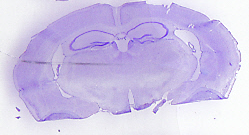
#> input picture raw_data/good sections/2.png, 249 x 135 px, found by its file name; its folder holds only this picture in this run
$ python image_segmentation.py
#> lines starting #> are read from the running program, lines starting #| are printed output that depends on the picture; after the words box and inside, x2 and y2 are one past the last pixel; in counts of white or black regions, pixels touching at a corner belong together
import cv2
import numpy as np
import matplotlib.pyplot as plt
import os
from PIL import Image

# Load the image
path = '/home/ioanna/Documents/Thesis/raw_data/good sections'

def segmentation(image_file):
    img = Image.open(image_file)
#> img is the input picture: PIL image 249x135 RGBA; mean R, G, B, A 206.1, 195.9, 231.1, 255
    img = np.array(img)

    # Convert to grayscale
    gray = cv2.cvtColor(img, cv2.COLOR_BGR2GRAY)
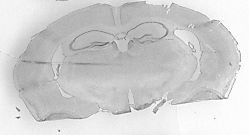
#> gray: shape (135, 249); min 73, max 255, mean 207.6
    # plt.imshow(gray)
    # plt.show()

    # Apply Canny edge detection
    edges = cv2.Canny(gray, 20, 200)
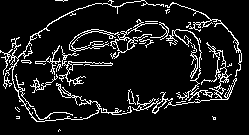
#> edges: shape (135, 249); 10.1% white in thin lines or dots
    # plt.imshow(edges)
    # plt.show()
    # Apply dilation to thicken the edges
    kernel = np.ones((5,5),np.uint8)
    dilation = cv2.dilate(edges, kernel, iterations=1)
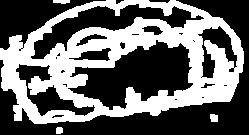
#> dilation: shape (135, 249); 40.5% white; 4 white regions
    # plt.imshow(dilation)
    # plt.show()

    # Find the contours of the object
    contours, hierarchy = cv2.findContours(dilation, cv2.RETR_EXTERNAL, cv2.CHAIN_APPROX_SIMPLE)
#> contours = 4 contours; box (x1, y1, x2, y2) and area: (0, 0, 244, 124) 23316, (210, 114, 218, 122) 44, (53, 0, 70, 4) 37, (56, 127, 63, 134) 34
    # Find the largest contour
    largest_contour = max(contours, key=cv2.contourArea)
#> largest_contour = contour of 264 points, box (x1, y1, x2, y2) (0, 0, 244, 124), area 23316
    # plt.imshow(hierarchy)
    # plt.show()

    # Create a mask of the object
    mask = np.zeros_like(gray)
    cv2.drawContours(mask, [largest_contour], 0, (255, 255, 255), -1)
#> mask: shape (135, 249); 70.4% white; 4 black regions (1 under 20 px), largest, box (x1, y1, x2, y2) and area: (0, 0, 249, 135) 7703, (0, 0, 106, 50) 2197, (149, 0, 170, 3) 42
    # plt.imshow(mask)
    # plt.show()

    # Apply erosion to remove noise in outer edges
    kernel = np.ones((5,5),np.uint8)
    mask = cv2.morphologyEx(mask, cv2.MORPH_ERODE, kernel)
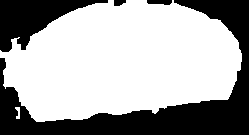
#> mask: shape (135, 249); 65.5% white; 4 black regions, box (x1, y1, x2, y2) and area: (0, 0, 249, 135) 8838, (0, 0, 108, 52) 2585, (147, 0, 172, 5) 104, (114, 0, 126, 6) 59
    mask = cv2.erode(mask, kernel, iterations=1)
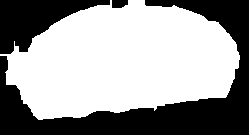
#> mask: shape (135, 249); 60.8% white; 3 black regions, box (x1, y1, x2, y2) and area: (0, 0, 249, 135) 10080, (0, 0, 110, 54) 2966, (112, 0, 128, 8) 115
    # plt.imshow(mask)
    # plt.show()

    # Apply the mask to the original image
    result = cv2.bitwise_and(img, img, mask=mask)
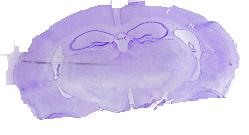
#> result: shape (135, 249, 4); mean R, G, B, A 114.6, 105.4, 136.4, 155.2; transparent parts drawn white
    # plt.imshow(result)
    # plt.show()

    result = cv2.cvtColor(result,cv2.COLOR_RGB2BGR)
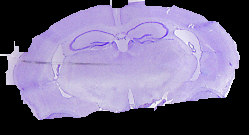
#> result: shape (135, 249, 3); mean B, G, R 136.4, 105.4, 114.6
    # plt.show()
    return result, mask


# Set the path to the folder where you want to save the processed images
output_folder_path1 = "../seg_results"
# output_folder_path2 = "data/results bad"

# Create the output folder if it doesn't exist
if not os.path.exists(output_folder_path1):
    os.makedirs(output_folder_path1)

# # Create the output folder if it doesn't exist
# if not os.path.exists(output_folder_path2):
#     os.makedirs(output_folder_path2)

# Loop through all the files in the folder
for filename in os.listdir(path):
    # Check if the file is an image
    if filename.endswith(".jpg") or filename.endswith(".png") or filename.endswith(".tiff") or filename.endswith(".JPG"):
        # Load the image
        img_path = os.path.join(path, filename)
        result, mask = segmentation(img_path)
        output_img_path = os.path.join(output_folder_path1, "segmented_"+filename)
        cv2.imwrite(output_img_path, result)

# [9 lines of commented-out code are left out]

$ run again, on raw_data/good sections/7.png
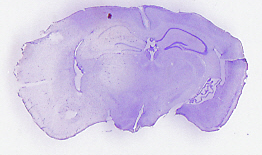
#> input picture raw_data/good sections/7.png, 262 x 155 px, found by its file name
#> in segmentation, img is the input picture: PIL image 262x155 RGBA; mean R, G, B, A 209.8, 199.8, 230.1, 255
#> in segmentation, `edges = cv2.Canny(gray, 20, 200)`:
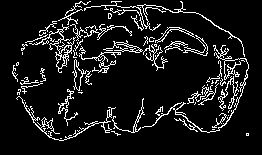
#> edges: shape (155, 262); 9.6% white in thin lines or dots, all inside (x1, y1, x2, y2) = (12, 1, 249, 141)
#> dilation: shape (155, 262); 38.1% white; 2 white regions
#> contours = 2 contours; box (x1, y1, x2, y2) and area: (10, 0, 251, 143) 15752, (244, 131, 251, 138) 36
#> largest_contour = contour of 955 points, box (x1, y1, x2, y2) (10, 0, 251, 143), area 15752
#> in segmentation, `result = cv2.cvtColor(result,cv2.COLOR_RGB2BGR)`:
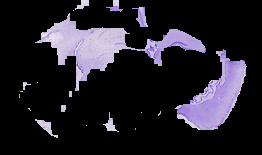
#> result: shape (155, 262, 3); mean B, G, R 39.8, 31.2, 34.2

$ run again, on raw_data/good sections/8.jpg
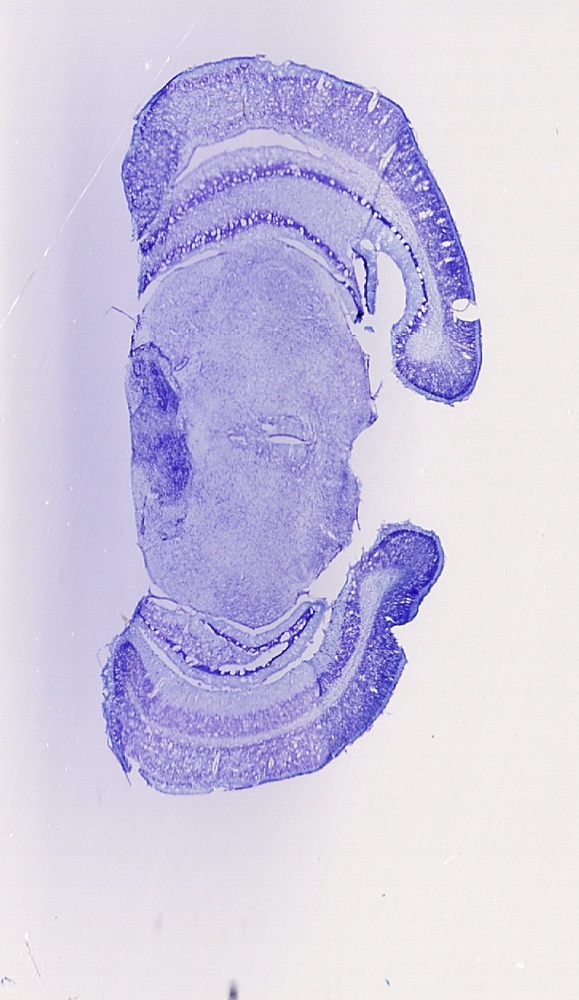
#> input picture raw_data/good sections/8.jpg, 579 x 1000 px, shrunk from 968 x 1672 before the run, found by its file name
#> in segmentation, img is the input picture: PIL image 579x1000 RGB; mean R, G, B 206.4, 200.3, 226.1
#> in segmentation, `edges = cv2.Canny(gray, 20, 200)`:
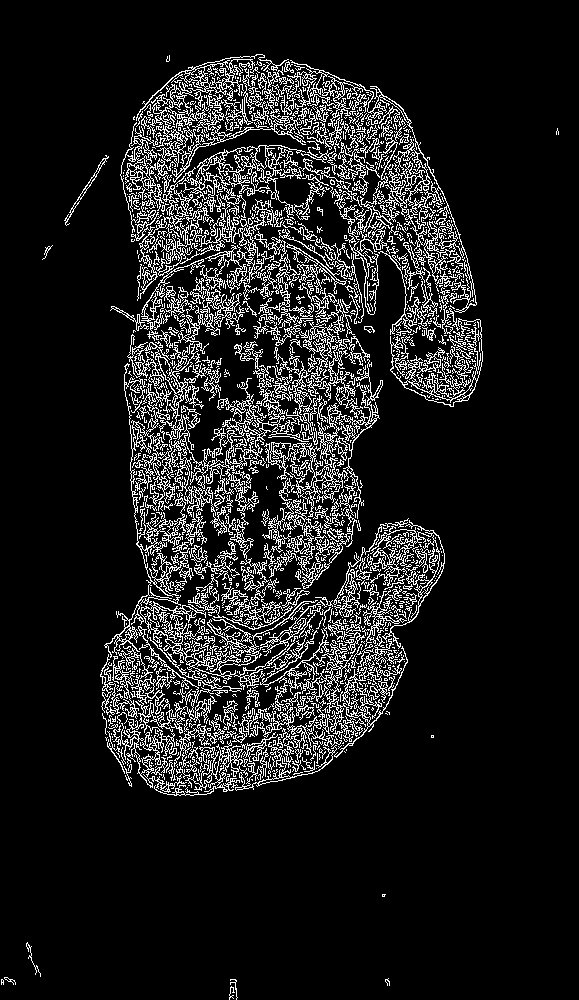
#> edges: shape (1000, 579); 11.5% white in thin lines or dots
#> dilation: shape (1000, 579); 34% white; 13 white regions
#> contours = 11 contours; largest, box (x1, y1, x2, y2) and area: (98, 52, 485, 798) 205009, (62, 153, 111, 228) 688, (24, 940, 43, 979) 282, (227, 977, 240, 1000) 230, (0, 975, 18, 987) 150
#> largest_contour = contour of 1266 points, box (x1, y1, x2, y2) (98, 52, 485, 798), area 205009
#> in segmentation, `result = cv2.bitwise_and(img, img, mask=mask)`:
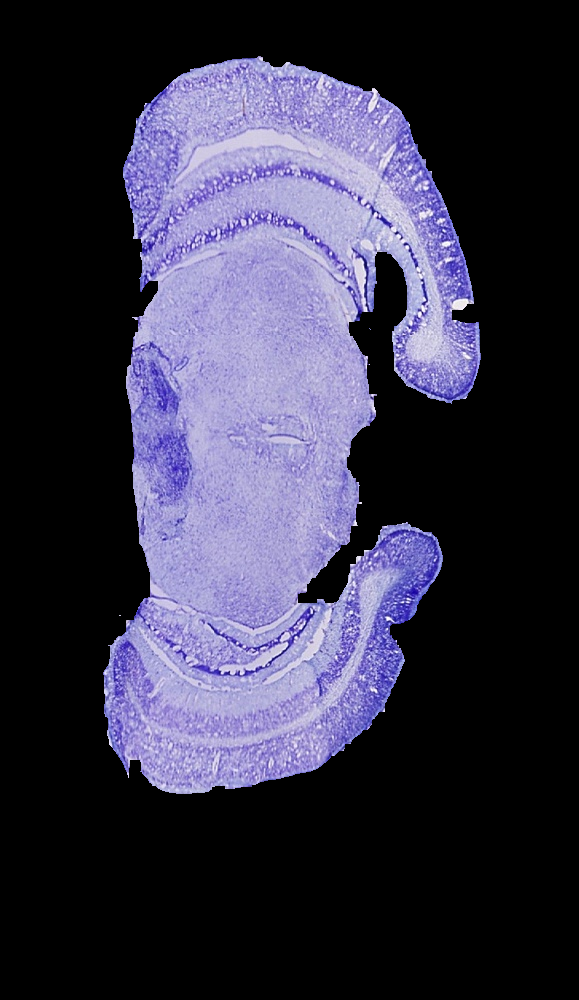
#> result: shape (1000, 579, 3); mean R, G, B 53.2, 50.7, 70.8

$ run again, on raw_data/good sections/4.png
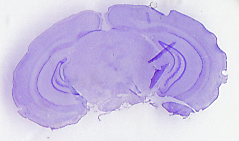
#> input picture raw_data/good sections/4.png, 239 x 141 px, found by its file name
#> in segmentation, img is the input picture: PIL image 239x141 RGBA; mean R, G, B, A 201.1, 190.9, 228.3, 255
#> edges: shape (141, 239); 11.4% white in thin lines or dots, all inside (x1, y1, x2, y2) = (11, 0, 228, 139)
#> dilation: shape (141, 239); 44.2% white; 2 white regions
#> contours = 2 contours; box (x1, y1, x2, y2) and area: (9, 0, 230, 132) 21816, (45, 134, 52, 141) 36
#> largest_contour = contour of 265 points, box (x1, y1, x2, y2) (9, 0, 230, 132), area 21816
#> in segmentation, `result = cv2.cvtColor(result,cv2.COLOR_RGB2BGR)`:
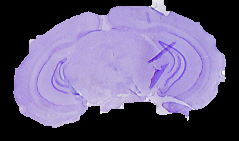
#> result: shape (141, 239, 3); mean B, G, R 124.7, 91.5, 100.8
